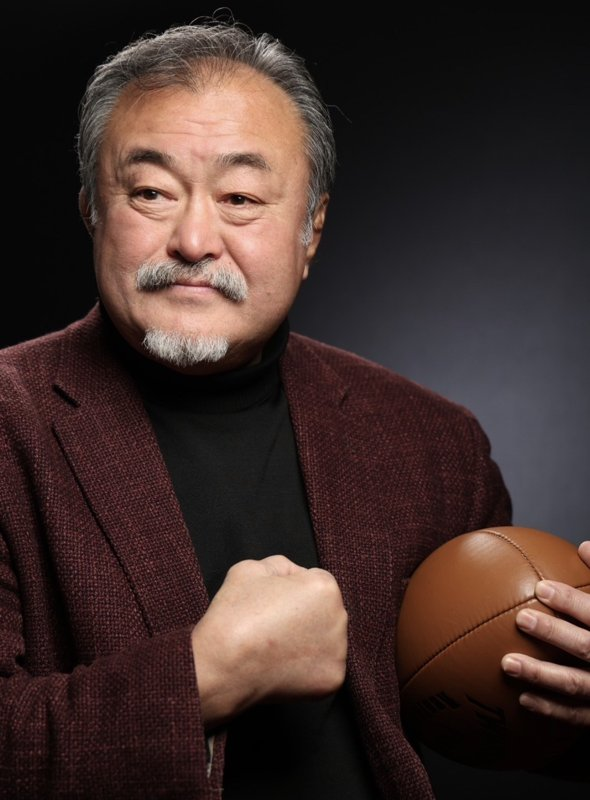
#> input picture images/messages/hayashi-toshiyuki.jpg, 590 x 800 px
$ python build_supporter_thumbs.py
#> lines starting #> are read from the running program, lines starting #| are printed output that depends on the picture
# -*- coding: utf-8 -*-
"""トップページ「応援メッセージ」枠に出す、丸い顔写真用の小さな正方形サムネイルを作る。

  元: images/messages/<名前>.jpg   (代表挨拶ページの応援メッセージ欄の写真)
  先: images/supporters/<名前>.jpg (160x160。トップでは56pxの丸で表示)

トップページに元写真(1枚40〜130KB)をそのまま5枚読ませると重いので、
顔の周りだけを切り出した軽い画像(1枚数KB)を別に用意している。

応援メッセージの寄稿者を追加・写真を差し替えたときは、下の CROPS に
1行足して(または数値を直して)から実行する:

  python tools/build_supporter_thumbs.py

CROPS の値は (顔の中心x, 顔の中心y, 一辺) を元写真の幅・高さに対する割合で書く。
一辺は「幅に対する割合」。顔が丸の中央に来て、頭の上に少し余白が残る程度にする。
4つ目の値を書くと、その割合(高さに対して)だけ写真の上に背景を足してから切り出す。
None を書くと、その人の分は作らず既存の画像を残す。
"""
import os
from PIL import Image, ImageFilter, ImageOps

ROOT = os.path.dirname(os.path.dirname(os.path.abspath(__file__)))
SRC = os.path.join(ROOT, "images", "messages")
DST = os.path.join(ROOT, "images", "supporters")
SIZE = 160

CROPS = {
    "hayashi-toshiyuki.jpg": (0.34, 0.29, 0.76),
    # 桜庭氏: 元写真は頭のすぐ上で切れているので、上端(cy=0 → 上に寄せる)から取る
    "sakuraba-yoshihiko.jpg": (0.50, 0.0, 0.44),
    "nakajima-shuji.jpg": (0.50, 0.36, 0.62),
    # 藤波氏: 元写真は頭のすぐ上で切れているので、4つ目の値(0.10)で上に背景を足してから切る。
    #   背景は無地の明るいグレーなので、最上段の色を引き伸ばすだけで自然につながる。
    "fujinami-tatsumi.jpg": (0.50, 0.0, 1.0, 0.10),
    "mukoyama-masatoshi.jpg": (0.50, 0.27, 0.58),
}


def main():
    os.makedirs(DST, exist_ok=True)
    for name, box in CROPS.items():
        if box is None:
            print("[--] %s (作らない。既存の画像を残す)" % name)
            continue
        cx, cy, side = box[:3]
        pad_top = box[3] if len(box) > 3 else 0
        im = ImageOps.exif_transpose(Image.open(os.path.join(SRC, name))).convert("RGB")
#> im is the input picture: PIL image 590x800 RGB; mean R, G, B 63.6, 46.5, 43
        if pad_top:
            # 頭上の余白が足りない写真用: 最上段(2px)を上へ引き伸ばして背景を足す。無地の背景専用
            w0, h0 = im.size
            px = int(h0 * pad_top)
            top = im.crop((0, 0, w0, 2)).resize((w0, px), Image.BILINEAR).filter(ImageFilter.GaussianBlur(3))
            padded = Image.new("RGB", (w0, h0 + px))
            padded.paste(top, (0, 0))
            padded.paste(im, (0, px))
            im = padded
        w, h = im.size
#> w = 590; h = 800
        s = side * w
#> s = 448.4
        x0 = min(max(cx * w - s / 2, 0), w - s)
#> x0 = 0
        y0 = min(max(cy * h - s / 2, 0), h - s)
#> y0 = 7.8
        thumb = im.crop((int(x0), int(y0), int(x0 + s), int(y0 + s))).resize((SIZE, SIZE), Image.LANCZOS)
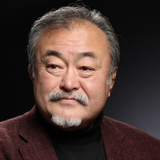
#> thumb: PIL image 160x160 RGB; mean R, G, B 72.8, 54.9, 49.9
        out = os.path.join(DST, name)
        thumb.save(out, quality=82, optimize=True, progressive=True)
        print("[OK] %s (%d bytes)" % (name, os.path.getsize(out)))
#> pass 2 of the loop in main, `for name, box in CROPS.items():`:
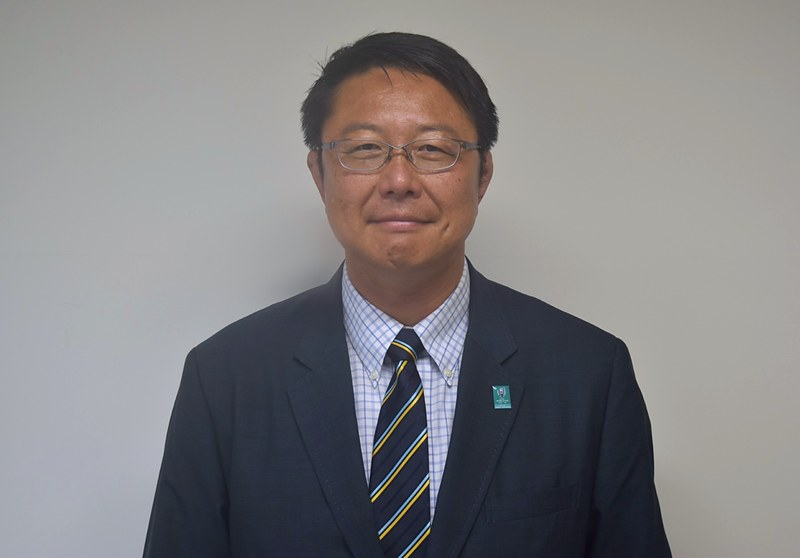
#> input picture images/messages/sakuraba-yoshihiko.jpg, 800 x 558 px
#> in main, im is the input picture: PIL image 800x558 RGB; mean R, G, B 130.8, 129.2, 130.8
#> in main, `thumb = im.crop((int(x0), int(y0), int(x0 + s), int(y0 + s))).resize((..`:
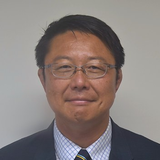
#> thumb: PIL image 160x160 RGB; mean R, G, B 137.4, 127.3, 124.3
#> pass 3 of the loop in main, `for name, box in CROPS.items():`:
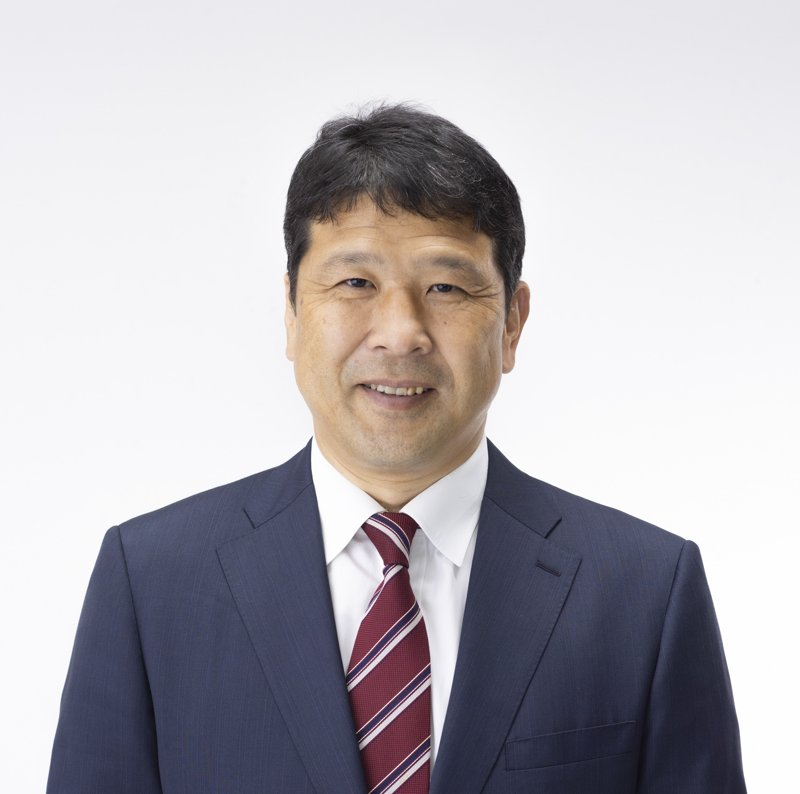
#> input picture images/messages/nakajima-shuji.jpg, 800 x 794 px
#> in main, im is the input picture: PIL image 800x794 RGB; mean R, G, B 181.9, 178.6, 183.8
#> in main, `thumb = im.crop((int(x0), int(y0), int(x0 + s), int(y0 + s))).resize((..`:
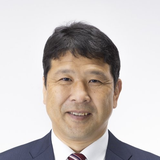
#> thumb: PIL image 160x160 RGB; mean R, G, B 201, 193.9, 191.3
#> the loop made 5 passes; the first 3 are shown


if __name__ == "__main__":
    main()
